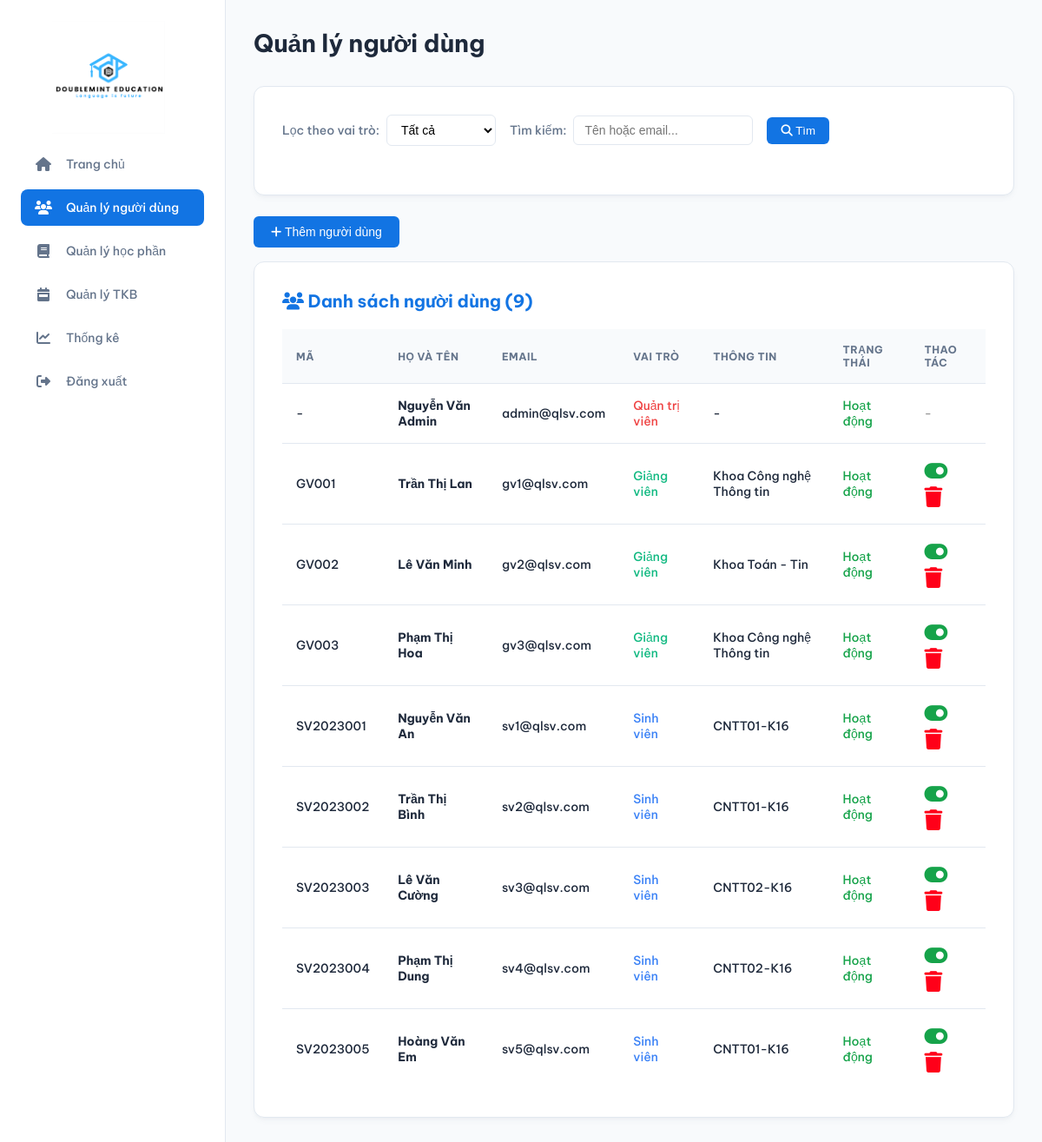
Screenshot of /admin/quan_ly_nguoi_dung.php (signed in) with the database file from the repository.
### tables this page shows
CREATE TABLE users (
    id INT AUTO_INCREMENT PRIMARY KEY,
    email VARCHAR(100) UNIQUE NOT NULL,
    password VARCHAR(255) NOT NULL,
    role ENUM('student', 'teacher', 'admin') NOT NULL,
    full_name VARCHAR(100) NOT NULL,
    phone VARCHAR(15),
    address TEXT,
    status ENUM('active', 'inactive') DEFAULT 'active',
    created_at TIMESTAMP DEFAULT CURRENT_TIMESTAMP,
    updated_at TIMESTAMP DEFAULT CURRENT_TIMESTAMP ON UPDATE CURRENT_TIMESTAMP,
    INDEX idx_email (email),
    INDEX idx_role (role)
);

### config/db_connect.php (called while the page is built, shortened)
<?php
function executeQuery($conn, $sql) {
    $result = $conn->query($sql);
    return $result;
}
function fetchAll($conn, $sql) {
    $result = executeQuery($conn, $sql);
    $data = array();
    if ($result && $result->num_rows > 0) {
        while ($row = $result->fetch_assoc()) {
            $data[] = $row;
        }
    }
    return $data;
}
?>

### config/auth.php (called while the page is built, shortened)
<?php
function isLoggedIn() {
    return isset($_SESSION['user_id']) && isset($_SESSION['role']);
}
function getCurrentUser() {
    if (isLoggedIn()) {
        return array(
            'id' => $_SESSION['user_id'] ?? null,
            'email' => $_SESSION['email'] ?? '',
            'role' => $_SESSION['role'] ?? '',
            'full_name' => $_SESSION['full_name'] ?? ''
        );
    }
    return null;
}
?>

### admin/quan_ly_nguoi_dung.php (the view, shortened to what this page needs)
<?php
require_once '../config/db_connect.php';
require_once '../config/auth.php';
$roleFilter = $_GET['role_filter'] ?? 'all';
$searchQuery = trim($_GET['search'] ?? '');
$sqlUsers = "SELECT u.*,
             CASE
                 WHEN u.role = 'student' THEN s.student_code
                 WHEN u.role = 'teacher' THEN t.teacher_code
                 ELSE NULL
             END as code,
             CASE
                 WHEN u.role = 'student' THEN s.class
                 WHEN u.role = 'teacher' THEN t.department
                 ELSE NULL
             END as extra_info
             FROM users u
             LEFT JOIN students s ON u.id = s.user_id
             LEFT JOIN teachers t ON u.id = t.user_id
             WHERE 1=1";
$sqlUsers .= " ORDER BY u.created_at DESC";
$users = fetchAll($conn, $sqlUsers);
include '../includes/header.php';
?>
<div class="main-header">
    <div class="page-title">
        <h1>Quản lý người dùng</h1>
    </div>
</div>
<div class="card" style="margin-bottom: 24px;">
    <form method="GET" action="">
        <div class="filter-section">
            <div class="filter-group">
                <label for="role_filter">Lọc theo vai trò:</label>
                <select id="role_filter" name="role_filter" onchange="this.form.submit()">
                    <option value="all" <?php echo $roleFilter === 'all' ? 'selected' : ''; ?>>Tất cả</option>
                </select>
            </div>
            <div class="filter-group">
                <label for="search">Tìm kiếm:</label>
                <input type="text" id="search" name="search" placeholder="Tên hoặc email..." value="<?php echo htmlspecialchars($searchQuery); ?>">
            </div>
            <button type="submit" style="padding: 8px 16px; background-color: var(--primary-color); color: white; border: none; border-radius: 6px; cursor: pointer;">
                <i class="fas fa-search"></i> Tìm
            </button>
        </div>
    </form>
</div>
<div style="margin-bottom: 16px; text-align: left;">
    <button onclick="document.getElementById('addUserModal').style.display='block'"
            style="padding: 10px 20px; background-color: var(--primary-color); color: white; border: none; border-radius: 6px; cursor: pointer; font-size: 14px; font-weight: 500;">
        <i class="fas fa-plus"></i> Thêm người dùng
    </button>
</div>
<div class="card">
    <h2 style="font-size: 20px; margin-bottom: 20px; color: var(--primary-color);">
        <i class="fas fa-users"></i> Danh sách người dùng (<?php echo count($users); ?>)
    </h2>
    <?php if (count($users) > 0): ?>
        <div class="table-container">
            <table class="results-table">
                <thead>
                    <tr>
                        <th>Mã</th>
                        <th>Họ và tên</th>
                        <th>Email</th>
                        <th>Vai trò</th>
                        <th>Thông tin</th>
                        <th>Trạng thái</th>
                        <th>Thao tác</th>
                    </tr>
                </thead>
                <tbody>
                    <?php foreach ($users as $user): ?>
                        <tr>
                            <td><?php echo htmlspecialchars($user['code'] ?? '-'); ?></td>
                            <td><strong><?php echo htmlspecialchars($user['full_name']); ?></strong></td>
                            <td><?php echo htmlspecialchars($user['email']); ?></td>
                            <td>
                                <?php
                                    $roleText = '';
                                    $roleColor = '';
                                    if ($user['role'] === 'student') {
                                        $roleText = 'Sinh viên';
                                        $roleColor = '#3b82f6';
                                    } elseif ($user['role'] === 'teacher') {
                                        $roleText = 'Giảng viên';
                                        $roleColor = '#10b981';
                                    } else {
                                        $roleText = 'Quản trị viên';
                                        $roleColor = '#ef4444';
                                    }
                                    echo "<span style='color: $roleColor; font-weight: 500;'>$roleText</span>";
                                ?>
                            </td>
                            <td><?php echo htmlspecialchars($user['extra_info'] ?? '-'); ?></td>
                            <td>
                                <?php if ($user['status'] === 'active'): ?>
                                    <span style="color: #16a34a; font-weight: 500;">Hoạt động</span>
                                <?php else: ?>
                                    <span style="color: #dc2626; font-weight: 500;">Không hoạt động</span>
                                <?php endif; ?>
                            </td>
                            <td>
                                <?php if ($user['id'] !== $currentUser['id']): ?>
                                    <a href="?toggle_status=<?php echo $user['id']; ?>"
                                       style="color: <?php echo $user['status'] === 'active' ? '#16a34a' : '#999'; ?>; text-decoration: none; margin-right: 16px; font-size: 1.7em;"
                                       title="<?php echo $user['status'] === 'active' ? 'Tắt tài khoản' : 'Bật tài khoản'; ?>">
                                        <i class="fas <?php echo $user['status'] === 'active' ? 'fa-toggle-on' : 'fa-toggle-off'; ?>"></i>
                                    </a>
                                    <a href="?delete_id=<?php echo $user['id']; ?>"
                                       onclick="return confirm('Bạn có chắc muốn xóa người dùng này?')"
                                       style="color: var(--danger-color); text-decoration: none; font-size: 1.7em;">
                                        <i class="fas fa-trash"></i>
                                    </a>
                                <?php else: ?>
                                    <span style="color: #999;">-</span>
                                <?php endif; ?>
                            </td>
                        </tr>
                    <?php endforeach; ?>
                </tbody>
            </table>
        </div>
    <?php else: ?>
        <p style="color: var(--text-secondary); text-align: center; padding: 40px;">
            Không tìm thấy người dùng nào.
        </p>
    <?php endif; ?>
</div>
<?php include '../includes/footer.php'; ?>

### assets/css/style.css (style rules this page uses)
:root { --primary-color: #1274e3; --secondary-color: #f8fafc; --sidebar-bg: #ffffff; --text-primary: #1e293b; --text-secondary: #64748b; --border-color: #e2e8f0; --shadow-color: rgba(100, 116, 139, 0.06); --danger-color: #ff0019; }
* { box-sizing: border-box; margin: 0; padding: 0; }
body { font-family: 'Be Vietnam Pro', sans-serif; background-color: var(--secondary-color); color: var(--text-primary); font-size: 14px; -webkit-font-smoothing: antialiased; -moz-osx-font-smoothing: grayscale; }
.app-body { display: flex; }
.main-header { display: flex; justify-content: space-between; align-items: center; margin-bottom: 32px; }
.main-header .page-title h1 { font-size: 28px; font-weight: 700; color: var(--text-primary); }
.card { background-color: #ffffff; padding: 32px; border-radius: 12px; border: 1px solid var(--border-color); box-shadow: 0 4px 6px -1px var(--shadow-color), 0 2px 4px -2px var(--shadow-color); }
.filter-section { margin-bottom: 24px; display: flex; align-items: center; flex-wrap: wrap; gap: 16px; }
.filter-section .filter-group { display: flex; align-items: center; gap: 8px; }
.filter-section label { font-weight: 500; color: var(--text-secondary); }
.filter-section select, .filter-section input { padding: 8px 12px; border: 1px solid var(--border-color); border-radius: 6px; font-size: 14px; background-color: #fff; }
.table-container { overflow-x: auto; }
.results-table { width: 100%; border-collapse: collapse; min-width: 600px; }
.results-table th, .results-table td { padding: 16px; text-align: left; border-bottom: 1px solid var(--border-color); }
.results-table thead { background-color: var(--secondary-color); }
.results-table th { font-weight: 700; font-size: 12px; color: var(--text-secondary); text-transform: uppercase; letter-spacing: 0.5px; }
.results-table tbody tr:last-child td { border-bottom: none; }
.results-table tbody td { font-weight: 500; }

### rows the page displays
users: code "-", full_name "Nguyễn Văn Admin", email "admin@qlsv.com", role "Quản trị viên", extra_info "-", status "Hoạt động"
users: code "GV001", full_name "Trần Thị Lan", email "gv1@qlsv.com", role "Giảng viên", extra_info "Khoa Công nghệ Thông tin", status "Hoạt động"
users: code "GV002", full_name "Lê Văn Minh", email "gv2@qlsv.com", role "Giảng viên", extra_info "Khoa Toán - Tin", status "Hoạt động"
users: code "GV003", full_name "Phạm Thị Hoa", email "gv3@qlsv.com", role "Giảng viên", extra_info "Khoa Công nghệ Thông tin", status "Hoạt động"
users: code "SV2023001", full_name "Nguyễn Văn An", email "sv1@qlsv.com", role "Sinh viên", extra_info "CNTT01-K16", status "Hoạt động"
users: code "SV2023002", full_name "Trần Thị Bình", email "sv2@qlsv.com", role "Sinh viên", extra_info "CNTT01-K16", status "Hoạt động"
users: code "SV2023003", full_name "Lê Văn Cường", email "sv3@qlsv.com", role "Sinh viên", extra_info "CNTT02-K16", status "Hoạt động"
users: code "SV2023004", full_name "Phạm Thị Dung", email "sv4@qlsv.com", role "Sinh viên", extra_info "CNTT02-K16", status "Hoạt động"
users: code "SV2023005", full_name "Hoàng Văn Em", email "sv5@qlsv.com", role "Sinh viên", extra_info "CNTT01-K16", status "Hoạt động"

### other values shown
$menu['text'] "Trang chủ"
$menu['text'] "Quản lý người dùng"
$menu['text'] "Quản lý học phần"
$menu['text'] "Quản lý TKB"
$menu['text'] "Thống kê"
count($users) "9"
